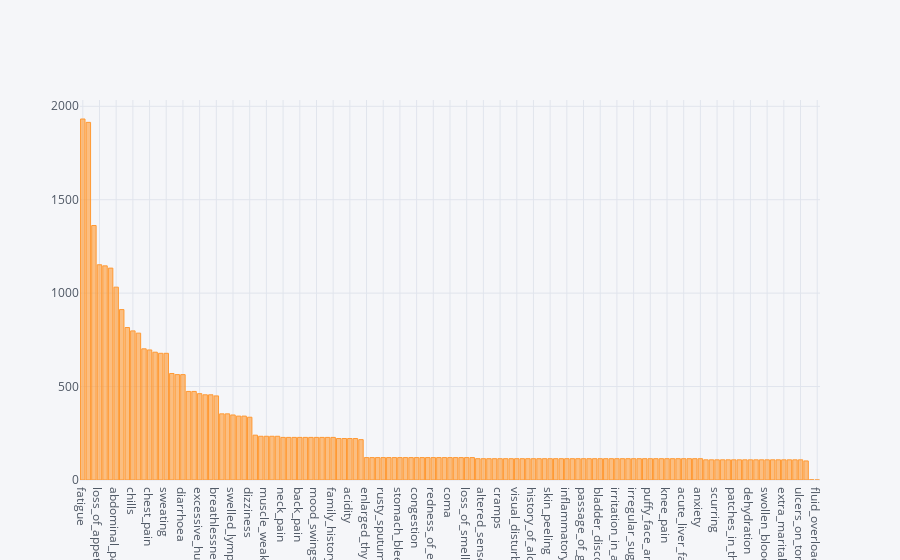

Write notebook code for a chart like this one.
### Code cell
disyes.iplot(kind='bar',x='index',y=1)

### Figure 1 — Plotly figure (JSON) as saved in the notebook; plotly's stock layout.template omitted (floating-point values rounded to 4 significant figures; data arrays with more than 128 entries replaced by an {"elided": "..."} marker saying what was removed)
{"data": [{"marker": {"color": "rgba(255, 153, 51, 0.6)", "line": {"color": "rgba(255, 153, 51, 1.0)", "width": 1}}, "name": "1", "orientation": "v", "text": "", "type": "bar", "uid": "3ea44c69-d414-4f4e-ad6f-4c106faf0d85", "x": {"elided": "133 str values"}, "y": {"elided": "133 int values"}}], "layout": {"legend": {"bgcolor": "#F5F6F9", "font": {"color": "#4D5663"}}, "paper_bgcolor": "#F5F6F9", "plot_bgcolor": "#F5F6F9", "title": {"font": {"color": "#4D5663"}}, "xaxis": {"gridcolor": "#E1E5ED", "showgrid": true, "tickfont": {"color": "#4D5663"}, "title": {"font": {"color": "#4D5663"}, "text": ""}, "zerolinecolor": "#E1E5ED"}, "yaxis": {"gridcolor": "#E1E5ED", "showgrid": true, "tickfont": {"color": "#4D5663"}, "title": {"font": {"color": "#4D5663"}, "text": ""}, "zerolinecolor": "#E1E5ED"}}}
